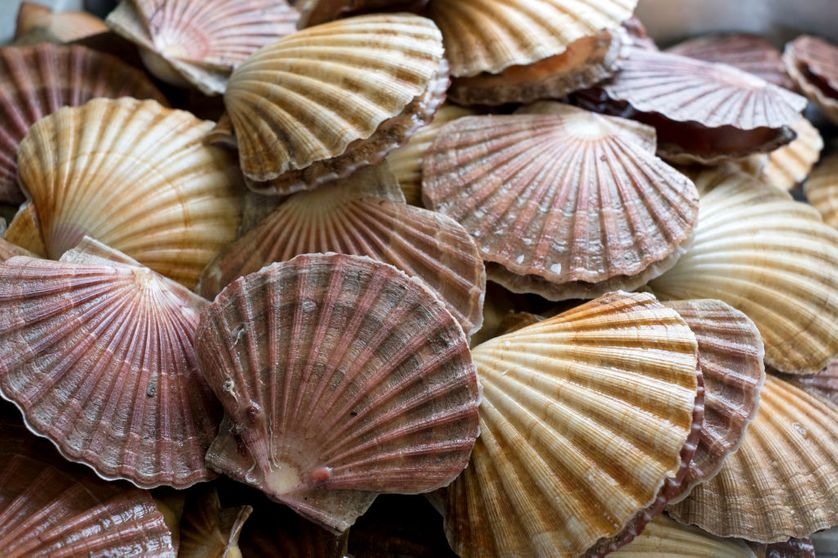
#> input picture assets/coq2.jpg, 838 x 558 px
$ python Untitled-1.py
#> lines starting #> are read from the running program, lines starting #| are printed output that depends on the picture; after the words box and inside, x2 and y2 are one past the last pixel; in counts of white or black regions, pixels touching at a corner belong together
import cv2
import numpy as np
import matplotlib.pyplot as plt
import sys
import imutils
from matplotlib.colors import hsv_to_rgb
import helper
from mpl_toolkits.mplot3d import Axes3D
from matplotlib import cm
from matplotlib import colors

# open image (cv2 opens it in BGR)
img = cv2.imread('./assets/coq2.jpg')
#> img is the input picture: shape (558, 838, 3); mean B, G, R 102.4, 116.2, 137.7
img = imutils.resize(img, width=1200)
#> img: shape (799, 1200, 3)

# convert to hsv
hsv = cv2.cvtColor(img, cv2.COLOR_BGR2HSV)
#> hsv: shape (799, 1200, 3); mean H, S, V 37.8, 89.9, 138.4
rgb = cv2.cvtColor(img, cv2.COLOR_BGR2RGB)

# hsv mask values
min_hue, min_saturation, min_value = 0, 0, 0
max_hue, max_saturation, max_value = 0, 255, 255

#display the initial masks
mask = cv2.inRange(hsv, (min_hue, min_saturation, min_value), (max_hue, max_saturation, max_value))
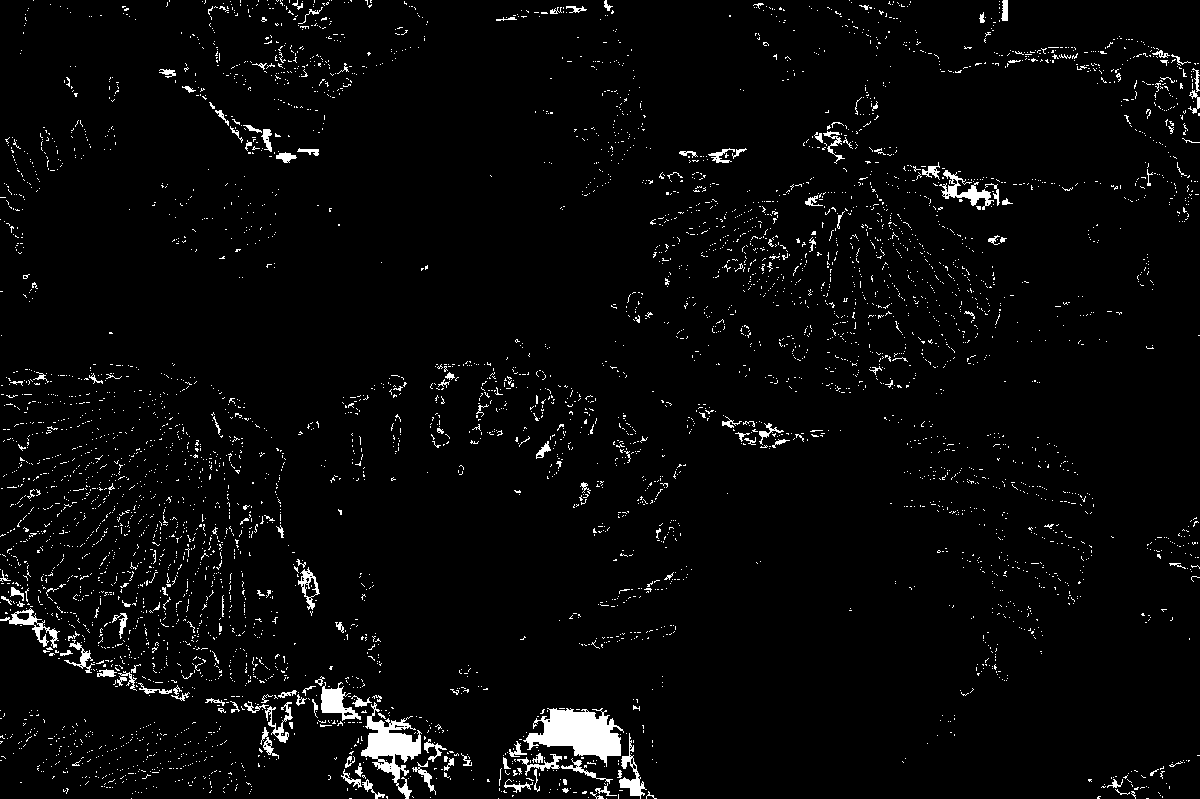
#> mask: shape (799, 1200); 3.2% white; 5045 white regions (4871 under 20 px), largest, box (x1, y1, x2, y2) and area: (523, 708, 624, 767) 3147, (361, 702, 422, 799) 2153, (321, 682, 361, 721) 699
mask = cv2.erode(mask, None, iterations=2)
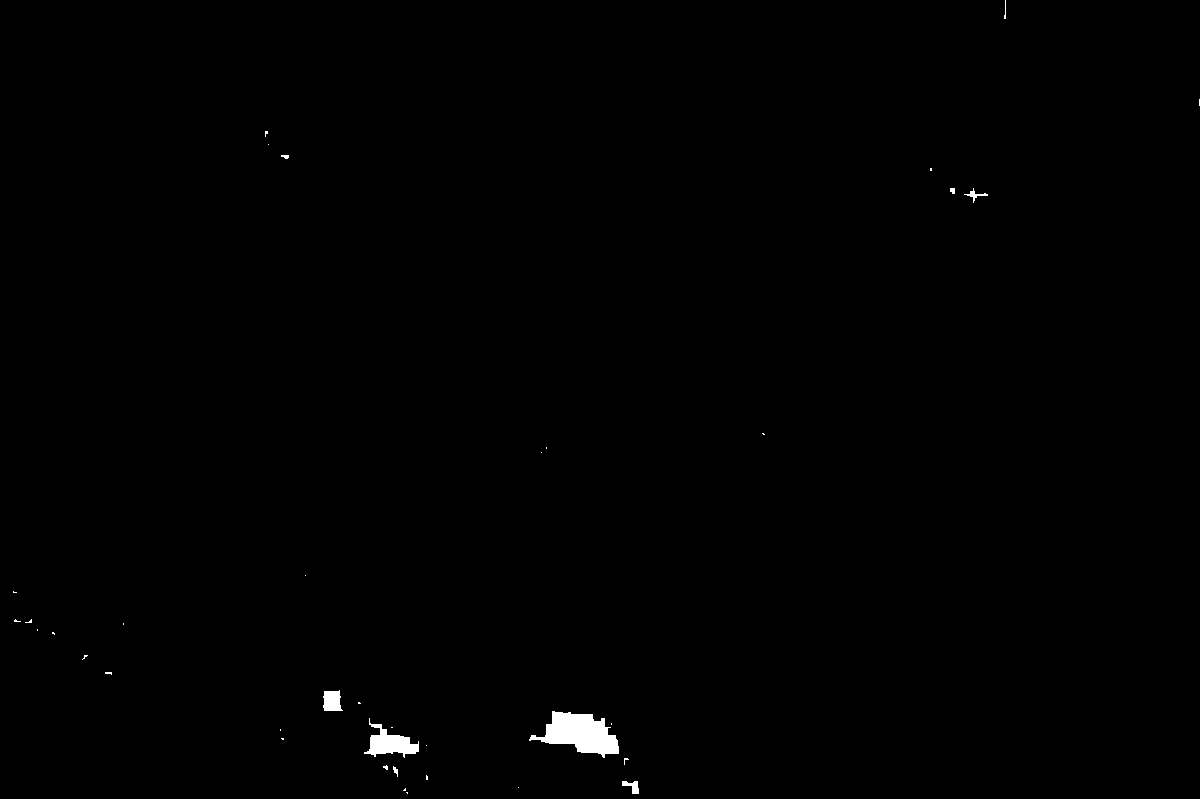
#> mask: shape (799, 1200); 0.42% white; 37 white regions (28 under 20 px), largest, box (x1, y1, x2, y2) and area: (529, 711, 619, 758) 2294, (364, 718, 419, 758) 936, (323, 690, 343, 711) 337
mask = cv2.dilate(mask, None, iterations=2)
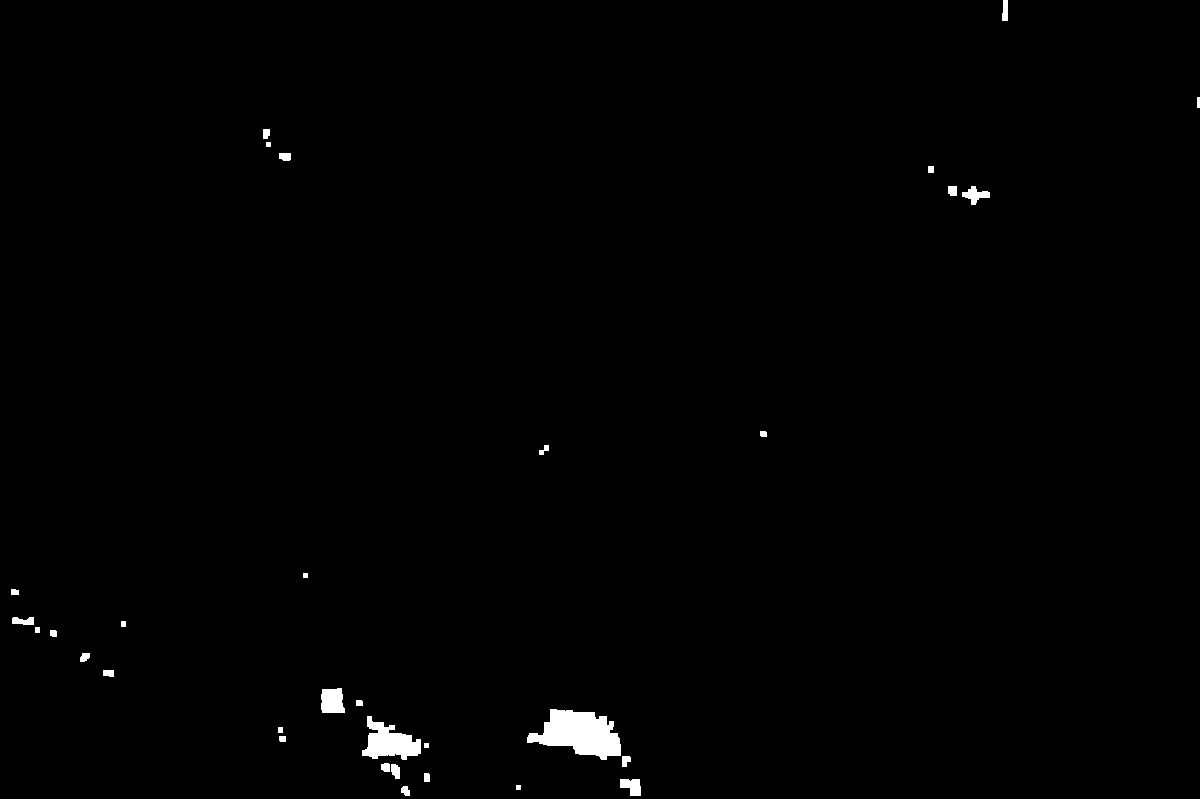
#> mask: shape (799, 1200); 0.73% white; 32 white regions, largest, box (x1, y1, x2, y2) and area: (527, 709, 621, 760) 2920, (362, 716, 421, 760) 1442, (321, 688, 345, 713) 525
mask = cv2.bitwise_not(mask)
#> mask: shape (799, 1200); 99.3% white; 32 black regions

print('Mask shape: ' + str(mask.shape))
#| Mask shape: (799, 1200)

gray = mask

# treshhold the brighness
tresh = 100
ret, tresh_img = cv2.threshold(gray, tresh, 255, cv2.THRESH_BINARY)
#> ret = 100

# cv2.imshow('binary image', tresh_img)
# cv2.waitKey(0)

# grab contours
contours, _ = cv2.findContours(tresh_img, cv2.RETR_TREE, cv2.CHAIN_APPROX_SIMPLE)
#> contours = 31 contours; largest, box (x1, y1, x2, y2) and area: (0, 0, 1200, 799) 956634, (526, 708, 622, 761) 3062, (361, 715, 422, 761) 1558, (320, 687, 346, 714) 570, (619, 778, 642, 797) 302

# create an empty image for the contours
contours_img = np.zeros(img.shape)

# draw the contours on the empty image
#> (the run stopped early here; a loop or call above may not have finished)

$ run again, with assets/coq1.jpg copied over assets/coq2.jpg
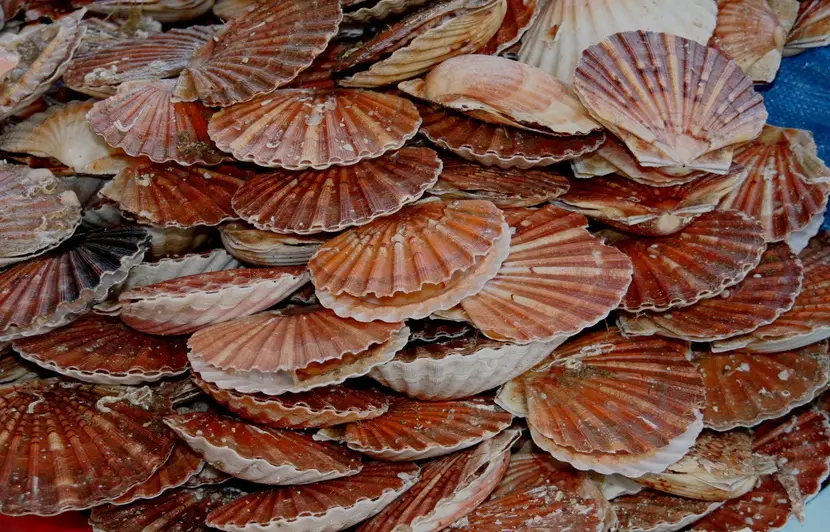
#> input picture assets/coq1.jpg, 830 x 532 px
#> img is the input picture: shape (532, 830, 3); mean B, G, R 67.1, 80.5, 117.9
#> img: shape (769, 1200, 3)
#> hsv: shape (769, 1200, 3); mean H, S, V 21.2, 131.7, 119.4
#> `mask = cv2.inRange(hsv, (min_hue, min_saturation, min_value), (max_hue..`:
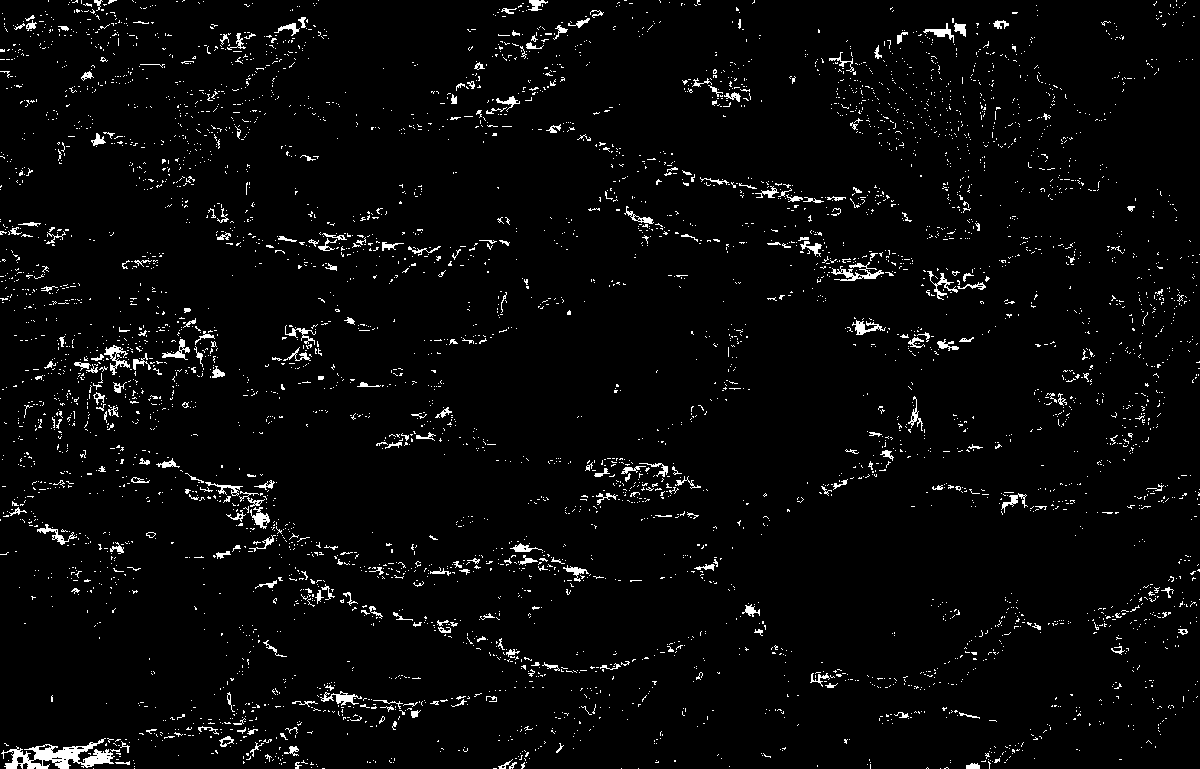
#> mask: shape (769, 1200); 3.2% white in thin lines or dots
#> `mask = cv2.dilate(mask, None, iterations=2)`:
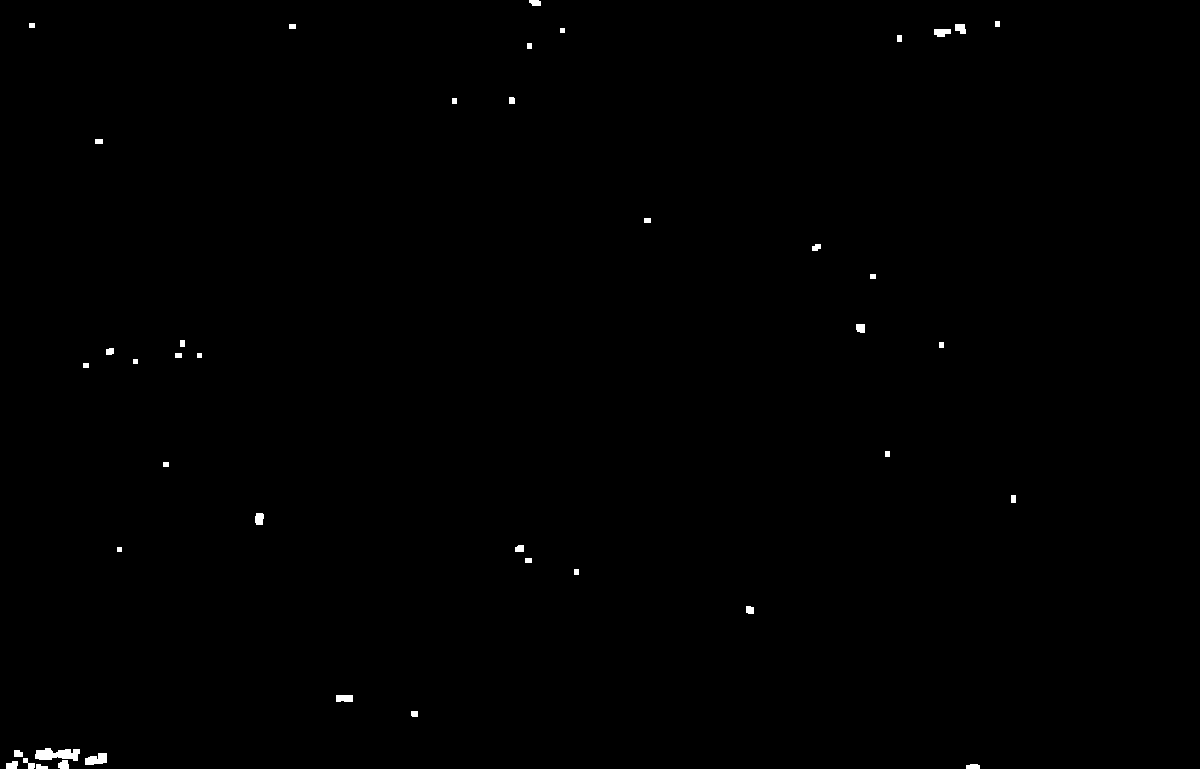
#> mask: shape (769, 1200); 0.28% white; 42 white regions, largest, box (x1, y1, x2, y2) and area: (35, 748, 80, 761) 408, (85, 753, 107, 765) 197, (336, 695, 353, 702) 116
#| Mask shape: (769, 1200)
#> ret = 100
#> contours = 38 contours; largest, box (x1, y1, x2, y2) and area: (0, 0, 1200, 769) 920422, (34, 747, 81, 762) 468, (84, 752, 108, 766) 230, (335, 694, 354, 703) 139, (933, 28, 952, 38) 135
